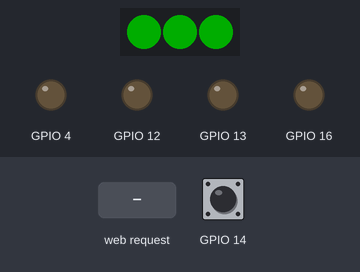
The sketch below on a simulated ESP8266 (NodeMCU). Parts: 3 RGB LEDs in strip order, left to right, output pins drawn as LEDs (lit = HIGH). Inputs (shaded band) come from the test bench; at power-on: GPIO 14 LOW. Dim RGB values are drawn brighter than linear; WiFi joins after 1.5 s; servers stay silent unless stated; what the sketch prints to the serial monitor is not drawn.

Above: at 2.7 s.
2.8 s: GPIO 14 driven HIGH
5.8 s: HTTP request GET / received
At 8.6 s:
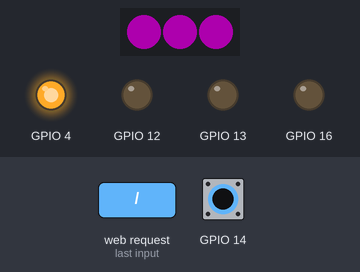
8.8 s: GPIO 14 pulsed LOW 5 times (0.12 s each, 0.3 s apart)
13.3 s: GPIO 14 pulsed LOW 2 times (0.12 s each, 0.3 s apart)
At 45.1 s:
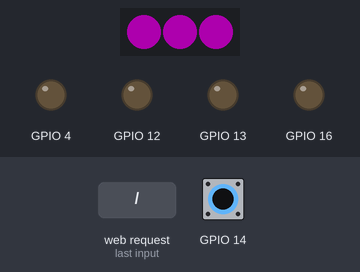
Timing chart, 0 to 45.4 s (numbered marks = the images above; inputs shaded):
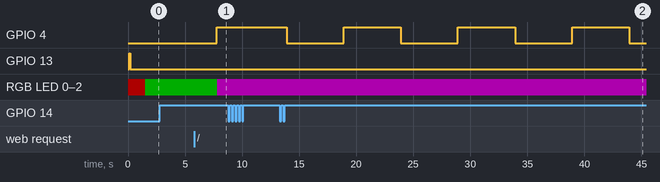

Measured:
- after the input at 2.8 s, every drawn part: stays the same
- after the input at 8.8 s, every drawn part: stays the same
- by itself, GPIO 4: alternates HIGH for 5.0 s and LOW for 5.0 s

The sketch:

ESP_JSON_.ino
```cpp
#include <ESP8266WiFi.h>
#include <WiFiClient.h>
#include <ESP8266WebServer.h>
#include <ESP8266mDNS.h>
#include <Adafruit_NeoPixel.h>
#include <Ticker.h>
#include <ArduinoJson.h>

Ticker flipper;

int count = 0;

void flip() {
  int state = digitalRead(13);  // get the current state of GPIO1 pin
  digitalWrite(13, !state);     // set pin to the opposite state

  if (++count >= 2)
    flipper.detach();
}


#define PIN 5
Adafruit_NeoPixel strip = Adafruit_NeoPixel(3, PIN, NEO_GRB + NEO_KHZ800);
void colorWipe(uint32_t c) {
  for (uint16_t i = 0; i < strip.numPixels(); i++) {
    strip.setPixelColor(i, c);
    strip.show();
  }
}

const char* ssid = "Z3";
const char* password = "0503209205";
MDNSResponder mdns;

ESP8266WebServer server(80);

void handleRoot() {

  StaticJsonBuffer<500> jsonBuffer;  // JSON Buffer
  char buff[512];   // receive & send buff ..
  String message = "";
  message += "URI: ";
  message += server.uri();
  message += "\nMethod: ";
  message += (server.method() == HTTP_GET) ? "GET" : "POST";
  message += "\nArguments: ";
  message += server.args();
  message += "\n";
  for (uint8_t i = 0; i < server.args(); i++) {
    message += " " + server.argName(i) + ": " + server.arg(i) + "\n";
  }
  Serial.println(message);

  // ... Check Args Received ...
  for (uint8_t i = 0; i < server.args(); i++) {
    if (server.argName(i).equals("seek")) {
      int value = server.arg(i).toInt();
      analogWrite(4, value);
    }else if (server.argName(i).equals("gpio4")) {
      int value = server.arg(i).toInt();
      if (value == 1)
        strip.setPixelColor(0, strip.Color(0, 0, 50));
      else
        strip.setPixelColor(0, strip.Color(50, 0, 0));
      digitalWrite(4, value);
      strip.show();
    }
    else if (server.argName(i).equals("gpio12")) {
      int value = server.arg(i).toInt();
      if (value == 1)
        strip.setPixelColor(1, strip.Color(0, 0, 50));
      else
        strip.setPixelColor(1, strip.Color(50, 0, 0));
      digitalWrite(12, value);
      strip.show();
    }
    else if (server.argName(i).equals("gpio13")) {
      int value = server.arg(i).toInt();
      if (value == 1)
        strip.setPixelColor(2, strip.Color(0, 0, 50));
      else
        strip.setPixelColor(2, strip.Color(50, 0, 0));
      digitalWrite(13, value);
      strip.show();

    }
    if (server.argName(i).equals("gpio14")) {
      int value = server.arg(i).toInt();
      if (value == 1)
        strip.setPixelColor(2, strip.Color(0, 0, 50));
      else
        strip.setPixelColor(2, strip.Color(50, 0, 0));
      digitalWrite(14, value);
      strip.show();
    }
    else if (server.argName(i).equals("hex")) {
      int value = server.arg(i).toInt();
      colorWipe(value);
    }
    else if (server.argName(i).equals("plain")) {
      //// Receive Json Format ///////
      server.arg(0).toCharArray(buff, sizeof(buff));
      JsonObject& root = jsonBuffer.parseObject(buff);
      if (!root.success()) {
        Serial.println("parseObject() failed");
        return;
      }
      const char* sensor = root["sensor"];
      long time = root["time"];
      Serial.print("Sensor:"); Serial.println(sensor);
      Serial.print("time:"); Serial.println(time);
    }
  }

  ////////  Send Json Format ////////
  JsonObject& rootSend = jsonBuffer.createObject();
  rootSend["name"]    = "Shafi S.Almutairi";
  rootSend["sensor"]  = "gps";
  rootSend["time"]    = 1351824120;
  JsonArray& data = rootSend.createNestedArray("data");
  data.add(48.756080, 6);
  data.add(2.302038, 6);
  rootSend.printTo(buff, sizeof(buff));


  server.send(200, "text/plain", buff);
}

void handleNotFound() {
  server.send(404, "text/plain", "Wrong address Access...");
}


void StartServerMode() {

  strip.setPixelColor(0, strip.Color(50, 0, 50));
  strip.setPixelColor(1, strip.Color(50, 0, 50));
  strip.setPixelColor(2, strip.Color(50, 0, 50));
  strip.show();
  Serial.println("Finishd Sequence...");
}
void ServerMode() {

  long currenttime = millis();
  long limittime = 5000; // 5 second
  long diff = 0;
  boolean trigger = false;
  while (digitalRead(14) == HIGH && trigger == false) {
    diff = millis() - currenttime;
    if (diff >= limittime)
      trigger = true;
  }
  int value = digitalRead(4);
  digitalWrite(4,!value);
  Serial.print("Trigger Value: ");
  Serial.print(trigger);
  Serial.print(" time: ");
  Serial.println(diff);
  if (trigger == true)
    StartServerMode();

}
void setup(void) {
  pinMode(4, OUTPUT);
  pinMode(12, OUTPUT);
  pinMode(13, OUTPUT);
  pinMode(16, OUTPUT);

  pinMode(14, INPUT);

  digitalWrite(4, LOW);
  digitalWrite(12, LOW);
  digitalWrite(13, LOW);
  digitalWrite(16, LOW);

  attachInterrupt(14, ServerMode, RISING);
  strip.begin();
  strip.show();
  Serial.begin(115200);
  WiFi.begin(ssid, password);
  Serial.println("");

  // flip the pin every 0.3s
  flipper.attach(0.1, flip);
  // Wait for connection
  colorWipe(strip.Color(50, 0, 0)); // set RED Color
  while (WiFi.status() != WL_CONNECTED) {
    delay(500);
    Serial.print(".");
  }
  Serial.println("");
  Serial.print("Connected to ");
  Serial.println(ssid);
  Serial.print("IP address: ");
  Serial.println(WiFi.localIP());
  colorWipe(strip.Color(0, 50, 0)); // set GREEN Color

  server.on("/", handleRoot);

  server.on("/inline", []() {
    server.send(200, "text/plain", "this works as well");
  });

  server.onNotFound(handleNotFound);

  server.begin();
  Serial.println("HTTP server started");
}

void loop(void) {
  server.handleClient();
  if (WiFi.status() != WL_CONNECTED) {
    // Wait for connection
    colorWipe(strip.Color(50, 0, 0)); // set RED Color
    while (WiFi.status() != WL_CONNECTED) {
      delay(500);
      Serial.print(".");
    }
    Serial.println("");
    Serial.print("Connected to ");
    Serial.println(ssid);
    Serial.print("IP address: ");
    Serial.println(WiFi.localIP());
    colorWipe(strip.Color(0, 50, 0)); // set GREEN Color

  }
}
```
